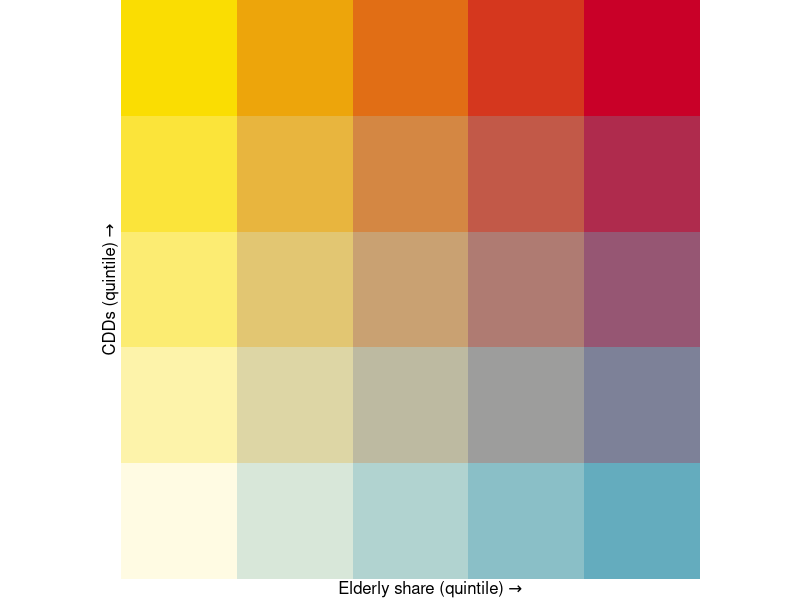
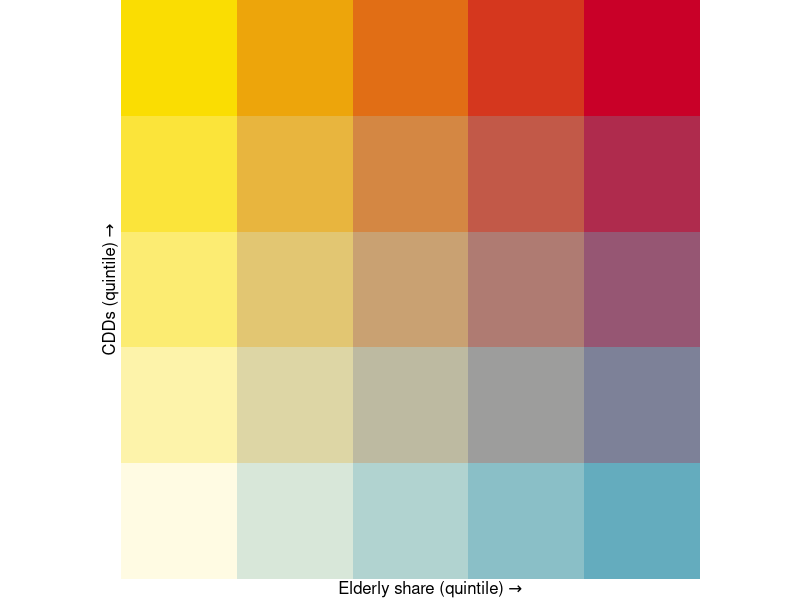
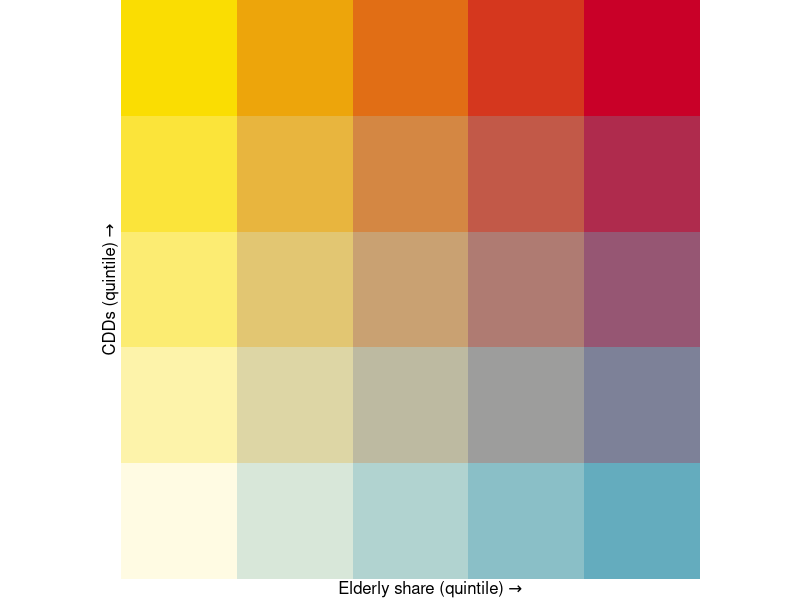

The R script that drew these images, in order:
# The function that produces the colour matrix
colmat <- function(nquantiles = 5, upperleft = "#edb600", upperright = "#820050", 
                   bottomleft = "#c74c00", bottomright = "#0096EB",
                   xlab = "x label", ylab = "y label", plotLeg = TRUE,
                   saveLeg = TRUE) {
  require(dplyr)
  require(tidyr)
  require(ggplot2)
  require(magrittr)
  require(classInt)
  # The colours can be changed by changing the HEX codes for:
  # upperleft, upperright, bottomleft, bottomright
  # From http://www.joshuastevens.net/cartography/make-a-bivariate-choropleth-map/
  # upperleft = "#64ACBE", upperright = "#574249", bottomleft = "#E8E8E8", bottomright = "#C85A5A",
  # upperleft = "#BE64AC", upperright = "#3B4994", bottomleft = "#E8E8E8", bottomright = "#5AC8C8",
  # upperleft = "#73AE80", upperright = "#2A5A5B", bottomleft = "#E8E8E8", bottomright = "#6C83B5", 
  # upperleft = "#9972AF", upperright = "#804D36", bottomleft = "#E8E8E8", bottomright = "#C8B35A",
  # upperleft = "#DA8DC8", upperright = "#697AA2", bottomleft = "#E8E8E8", bottomright = "#73BCA0",
  # Similar to Teuling, Stockli, Seneviratnea (2011) [https://doi.org/10.1002/joc.2153]
  # upperleft = "#F7900A", upperright = "#993A65", bottomleft = "#44B360", bottomright = "#3A88B5",
  # Viridis style
  # upperleft = "#FEF287", upperright = "#21908D", bottomleft = "#E8F4F3", bottomright = "#9874A1",
  # Similar to Fjeldsa, Bowie, Rahbek 2012
  # upperleft = "#34C21B", upperright = "#FFFFFF", bottomleft = "#595757",  bottomright = "#A874B8",
  # Default from original source
  # upperleft = "#0096EB", upperright = "#820050", bottomleft= "#BEBEBE", bottomright = "#FFE60F",
  my.data <- seq(0, 1, .01)
  # Default uses terciles (Lucchesi and Wikle [2017] doi: 10.1002/sta4.150)
  my.class <- classInt::classIntervals(my.data,
                                       n = nquantiles,
                                       style = "quantile" )
  my.pal.1 <- findColours(my.class, c(upperleft, bottomleft))
  my.pal.2 <- findColours(my.class, c(upperright, bottomright))
  col.matrix <- matrix(nrow = 101, ncol = 101, NA)
  for (i in 1:101) {
    my.col <- c(paste(my.pal.1[i]), paste(my.pal.2[i]))
    col.matrix[102 - i, ] <- findColours(my.class, my.col)
  }
  col.matrix.plot <- col.matrix %>%
    as.data.frame(.) %>% 
    mutate("Y" = row_number()) %>%
    mutate_at(.tbl = ., .vars = vars(starts_with("V")), .funs = list(as.character)) %>% 
    pivot_longer(data = ., cols = -Y, names_to = "X", values_to = "HEXCode") %>% 
    mutate("X" = as.integer(sub("V", "", .$X))) %>%
    distinct(as.factor(HEXCode), .keep_all = TRUE) %>%
    mutate(Y = rev(.$Y)) %>% 
    dplyr::select(-c(4)) %>%
    mutate("Y" = rep(seq(from = 1, to = nquantiles, by = 1), each = nquantiles),
           "X" = rep(seq(from = 1, to = nquantiles, by = 1), times = nquantiles)) %>%
    mutate("UID" = row_number())
  # Use plotLeg if you want a preview of the legend
  if (plotLeg) {
    p <- ggplot(col.matrix.plot, aes(X, Y, fill = HEXCode)) +
      geom_raster() +
      scale_fill_identity() +
      coord_equal(expand = FALSE) +
      theme_void() +
      theme(aspect.ratio = 1,
            axis.title = element_text(size = 12, colour = "black",hjust = 0.5, 
                                      vjust = 1),
            axis.title.y = element_text(angle = 90, hjust = 0.5, vjust = 0.5),
           axis.title.x = element_text(hjust = 0.55, vjust = 0.5)) +
      xlab(bquote(.(xlab) ~  symbol("\256"))) +
      ylab(bquote(.(ylab) ~  symbol("\256")))
    print(p)
    assign(
      x = "BivLegend",
      value = p,
      pos = .GlobalEnv
    )
  }
  # Use saveLeg if you want to save a copy of the legend
  if (saveLeg) {
    ggsave(filename = "bivLegend.pdf", plot = p, device = "pdf",
           path = "./", width = 4, height = 4, units = "in",
           dpi = 300)
  }
  seqs <- seq(0, 100, (100 / nquantiles))
  seqs[1] <- 1
  col.matrix <- col.matrix[c(seqs), c(seqs)]
}

# Function to assign colour-codes to raster data
# As before, by default assign tercile breaks
bivariate.map <- function(rasterx, rastery, colormatrix = col.matrix,
                          nquantiles = 5, export.colour.matrix = TRUE,
                          outname = paste0("colMatrix_rasValues", names(rasterx))) {
  # export.colour.matrix will export a data.frame of rastervalues and RGB codes 
  # to the global environment outname defines the name of the data.frame
  quanmean <- getValues(rasterx)
  temp <- data.frame(quanmean, quantile = rep(NA, length(quanmean)))
  brks <- with(temp, quantile(temp,
                              na.rm = TRUE,
                              probs = c(seq(0, 1, 1 / nquantiles))
  ))
  ## Add (very) small amount of noise to all but the first break
  ## https://stackoverflow.com/a/19846365/1710632
  brks[-1] <- brks[-1] + seq_along(brks[-1]) * .Machine$double.eps
  r1 <- within(temp, quantile <- cut(quanmean,
                                     breaks = brks,
                                     labels = 2:length(brks),
                                     include.lowest = TRUE
  ))
  quantr <- data.frame(r1[, 2])
  quanvar <- getValues(rastery)
  temp <- data.frame(quanvar, quantile = rep(NA, length(quanvar)))
  brks <- with(temp, quantile(temp,
                              na.rm = TRUE,
                              probs = c(seq(0, 1, 1 / nquantiles))
  ))
  brks[-1] <- brks[-1] + seq_along(brks[-1]) * .Machine$double.eps
  r2 <- within(temp, quantile <- cut(quanvar,
                                     breaks = brks,
                                     labels = 2:length(brks),
                                     include.lowest = TRUE
  ))
  quantr2 <- data.frame(r2[, 2])
  as.numeric.factor <- function(x) {
    as.numeric(levels(x))[x]
  }
  col.matrix2 <- colormatrix
  cn <- unique(colormatrix)
  for (i in 1:length(col.matrix2)) {
    ifelse(is.na(col.matrix2[i]),
           col.matrix2[i] <- 1, col.matrix2[i] <- which(
             col.matrix2[i] == cn
           )[1]
    )
  }
  # Export the colour.matrix to data.frame() in the global env
  # Can then save with write.table() and use in ArcMap/QGIS
  # Need to save the output raster as integer data-type
  if (export.colour.matrix) {
    # create a dataframe of colours corresponding to raster values
    exportCols <- as.data.frame(cbind(
      as.vector(col.matrix2), as.vector(colormatrix),
      t(col2rgb(as.vector(colormatrix)))
    ))
    # rename columns of data.frame()
    colnames(exportCols)[1:2] <- c("rasValue", "HEX")
    # Export to the global environment
    assign(
      x = outname,
      value = exportCols,
      pos = .GlobalEnv
    )
  }
  cols <- numeric(length(quantr[, 1]))
  for (i in 1:length(quantr[, 1])) {
    a <- as.numeric.factor(quantr[i, 1])
    b <- as.numeric.factor(quantr2[i, 1])
    cols[i] <- as.numeric(col.matrix2[b, a])
  }
  r <- rasterx
  r[1:length(r)] <- cols
  return(r)
}

# Define the number of breaks
nBreaks <- 5

# Create the colour matrix
col.matrix<-colmat(nquantiles=5, upperleft = "#fadd02", upperright = "#c90028", bottomleft = "#fffbe3", bottomright = "#64ACBE", xlab="Elderly share (quintile)", ylab="CDDs (quintile)")

ggsave(plot = last_plot(),
       filename = "biv_legend.png",
       device = "png", path = getwd(), height = 5, width = 5,
       dpi = 320, scale=1, bg='transparent')
